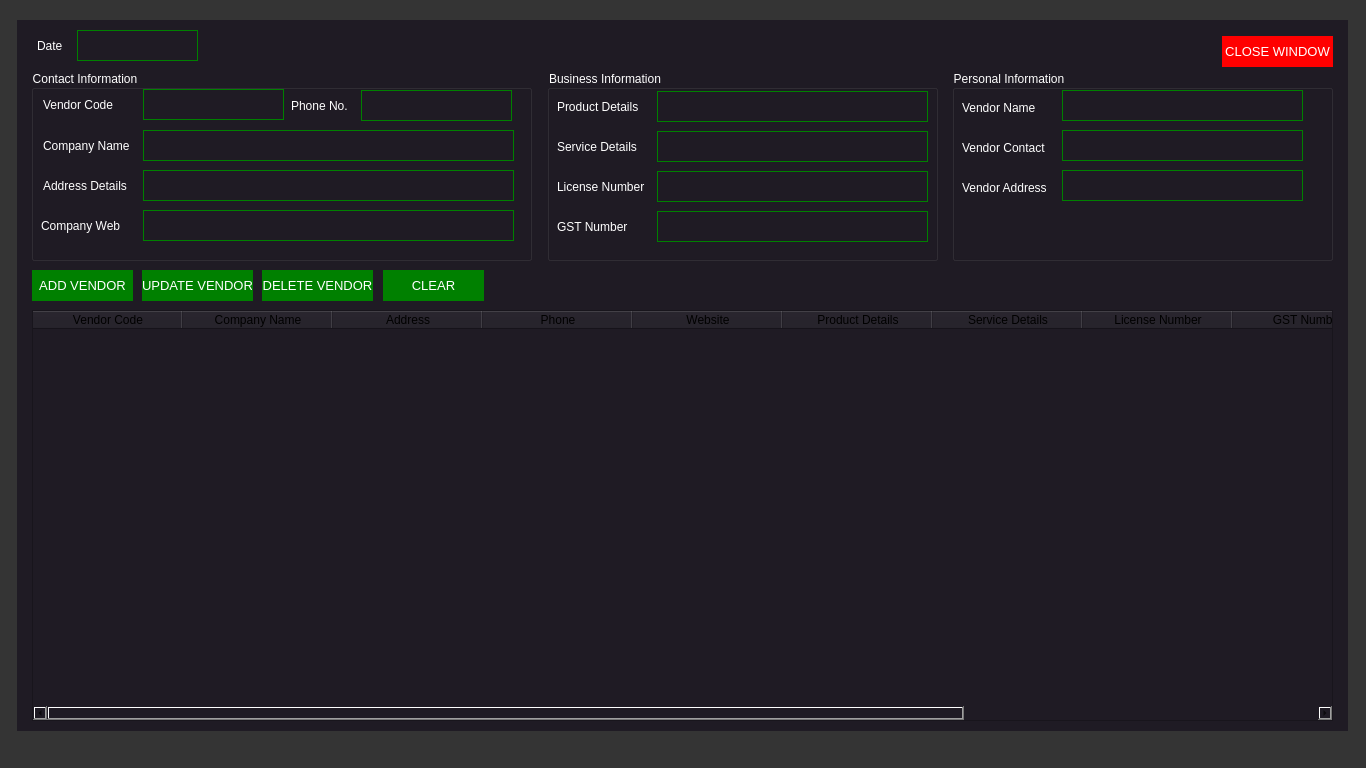
<?xml version="1.0" encoding="UTF-8"?>
<ui version="4.0">
 <class>Form</class>
 <widget class="QWidget" name="Form">
  <property name="geometry">
   <rect>
    <x>0</x>
    <y>0</y>
    <width>1366</width>
    <height>768</height>
   </rect>
  </property>
  <property name="windowTitle">
   <string>Form</string>
  </property>
  <widget class="QWidget" name="widget" native="true">
   <property name="geometry">
    <rect>
     <x>17</x>
     <y>20</y>
     <width>1331</width>
     <height>711</height>
    </rect>
   </property>
   <property name="styleSheet">
    <string notr="true">background-color:  #1F1B24;</string>
   </property>
   <widget class="QLineEdit" name="lineEdit_3">
    <property name="enabled">
     <bool>false</bool>
    </property>
    <property name="geometry">
     <rect>
      <x>60</x>
      <y>10</y>
      <width>121</width>
      <height>31</height>
     </rect>
    </property>
    <property name="font">
     <font>
      <family>Segoe UI</family>
      <pointsize>10</pointsize>
      <italic>false</italic>
      <bold>false</bold>
     </font>
    </property>
    <property name="styleSheet">
     <string notr="true">color: white;
background-color:  #1F1B24;
border: 0.5px solid green;</string>
    </property>
    <property name="text">
     <string/>
    </property>
   </widget>
   <widget class="QLabel" name="label_8">
    <property name="geometry">
     <rect>
      <x>20</x>
      <y>10</y>
      <width>31</width>
      <height>31</height>
     </rect>
    </property>
    <property name="font">
     <font>
      <family>Segoe UI</family>
      <pointsize>9</pointsize>
      <italic>false</italic>
      <bold>false</bold>
     </font>
    </property>
    <property name="styleSheet">
     <string notr="true">color: rgb(255, 255, 255);
font: 9pt &quot;Segoe UI&quot;;</string>
    </property>
    <property name="text">
     <string>Date</string>
    </property>
   </widget>
   <widget class="QGroupBox" name="groupBox">
    <property name="geometry">
     <rect>
      <x>14</x>
      <y>50</y>
      <width>501</width>
      <height>191</height>
     </rect>
    </property>
    <property name="styleSheet">
     <string notr="true">color: white;
background-color:  #1F1B24;
font: 10pt &quot;Segoe UI&quot;;</string>
    </property>
    <property name="title">
     <string>Contact Information</string>
    </property>
    <widget class="QLabel" name="label_9">
     <property name="geometry">
      <rect>
       <x>12</x>
       <y>60</y>
       <width>101</width>
       <height>31</height>
      </rect>
     </property>
     <property name="font">
      <font>
       <family>Segoe UI</family>
       <pointsize>9</pointsize>
       <italic>false</italic>
       <bold>false</bold>
      </font>
     </property>
     <property name="styleSheet">
      <string notr="true">color: rgb(255, 255, 255);
font: 9pt &quot;Segoe UI&quot;;</string>
     </property>
     <property name="text">
      <string>Company Name</string>
     </property>
    </widget>
    <widget class="QLineEdit" name="lineEdit_4">
     <property name="geometry">
      <rect>
       <x>112</x>
       <y>60</y>
       <width>371</width>
       <height>31</height>
      </rect>
     </property>
     <property name="font">
      <font>
       <family>Segoe UI</family>
       <pointsize>9</pointsize>
       <italic>false</italic>
       <bold>false</bold>
      </font>
     </property>
     <property name="styleSheet">
      <string notr="true">color: white;
background-color:  #1F1B24;
border: 0.5px solid green;
font: 9pt &quot;Segoe UI&quot;;</string>
     </property>
     <property name="text">
      <string/>
     </property>
     <property name="clearButtonEnabled">
      <bool>true</bool>
     </property>
    </widget>
    <widget class="QLineEdit" name="lineEdit_5">
     <property name="geometry">
      <rect>
       <x>112</x>
       <y>100</y>
       <width>371</width>
       <height>31</height>
      </rect>
     </property>
     <property name="font">
      <font>
       <family>Segoe UI</family>
       <pointsize>9</pointsize>
       <italic>false</italic>
       <bold>false</bold>
      </font>
     </property>
     <property name="styleSheet">
      <string notr="true">color: white;
background-color:  #1F1B24;
border: 0.5px solid green;
font: 9pt &quot;Segoe UI&quot;;</string>
     </property>
     <property name="text">
      <string/>
     </property>
     <property name="clearButtonEnabled">
      <bool>true</bool>
     </property>
    </widget>
    <widget class="QLabel" name="label_10">
     <property name="geometry">
      <rect>
       <x>12</x>
       <y>100</y>
       <width>91</width>
       <height>31</height>
      </rect>
     </property>
     <property name="font">
      <font>
       <family>Segoe UI</family>
       <pointsize>9</pointsize>
       <italic>false</italic>
       <bold>false</bold>
      </font>
     </property>
     <property name="styleSheet">
      <string notr="true">color: rgb(255, 255, 255);
font: 9pt &quot;Segoe UI&quot;;</string>
     </property>
     <property name="text">
      <string>Address Details</string>
     </property>
    </widget>
    <widget class="QLabel" name="label_12">
     <property name="geometry">
      <rect>
       <x>260</x>
       <y>20</y>
       <width>71</width>
       <height>31</height>
      </rect>
     </property>
     <property name="font">
      <font>
       <family>Segoe UI</family>
       <pointsize>9</pointsize>
       <italic>false</italic>
       <bold>false</bold>
      </font>
     </property>
     <property name="styleSheet">
      <string notr="true">color: rgb(255, 255, 255);
font: 9pt &quot;Segoe UI&quot;;</string>
     </property>
     <property name="text">
      <string>Phone No.</string>
     </property>
    </widget>
    <widget class="QLineEdit" name="lineEdit_7">
     <property name="geometry">
      <rect>
       <x>330</x>
       <y>20</y>
       <width>151</width>
       <height>31</height>
      </rect>
     </property>
     <property name="font">
      <font>
       <family>Segoe UI</family>
       <pointsize>9</pointsize>
       <italic>false</italic>
       <bold>false</bold>
      </font>
     </property>
     <property name="styleSheet">
      <string notr="true">color: white;
background-color:  #1F1B24;
border: 0.5px solid green;
font: 9pt &quot;Segoe UI&quot;;</string>
     </property>
     <property name="text">
      <string/>
     </property>
     <property name="maxLength">
      <number>10</number>
     </property>
     <property name="clearButtonEnabled">
      <bool>true</bool>
     </property>
    </widget>
    <widget class="QLineEdit" name="lineEdit_15">
     <property name="geometry">
      <rect>
       <x>112</x>
       <y>140</y>
       <width>371</width>
       <height>31</height>
      </rect>
     </property>
     <property name="font">
      <font>
       <family>Segoe UI</family>
       <pointsize>9</pointsize>
       <italic>false</italic>
       <bold>false</bold>
      </font>
     </property>
     <property name="styleSheet">
      <string notr="true">color: white;
background-color:  #1F1B24;
border: 0.5px solid green;
font: 9pt &quot;Segoe UI&quot;;</string>
     </property>
     <property name="text">
      <string/>
     </property>
     <property name="clearButtonEnabled">
      <bool>true</bool>
     </property>
    </widget>
    <widget class="QLabel" name="label_21">
     <property name="geometry">
      <rect>
       <x>10</x>
       <y>140</y>
       <width>81</width>
       <height>31</height>
      </rect>
     </property>
     <property name="font">
      <font>
       <family>Segoe UI</family>
       <pointsize>9</pointsize>
       <italic>false</italic>
       <bold>false</bold>
      </font>
     </property>
     <property name="styleSheet">
      <string notr="true">color: rgb(255, 255, 255);
font: 9pt &quot;Segoe UI&quot;;</string>
     </property>
     <property name="text">
      <string>Company Web</string>
     </property>
    </widget>
    <widget class="QLabel" name="label_11">
     <property name="geometry">
      <rect>
       <x>12</x>
       <y>19</y>
       <width>81</width>
       <height>31</height>
      </rect>
     </property>
     <property name="font">
      <font>
       <family>Segoe UI</family>
       <pointsize>9</pointsize>
       <italic>false</italic>
       <bold>false</bold>
      </font>
     </property>
     <property name="styleSheet">
      <string notr="true">color: rgb(255, 255, 255);
font: 9pt &quot;Segoe UI&quot;;</string>
     </property>
     <property name="text">
      <string>Vendor Code</string>
     </property>
    </widget>
    <widget class="QLineEdit" name="lineEdit_6">
     <property name="enabled">
      <bool>false</bool>
     </property>
     <property name="geometry">
      <rect>
       <x>112</x>
       <y>19</y>
       <width>141</width>
       <height>31</height>
      </rect>
     </property>
     <property name="font">
      <font>
       <family>Segoe UI</family>
       <pointsize>9</pointsize>
       <italic>false</italic>
       <bold>false</bold>
      </font>
     </property>
     <property name="styleSheet">
      <string notr="true">color: white;
background-color:  #1F1B24;
border: 0.5px solid green;
font: 9pt &quot;Segoe UI&quot;;</string>
     </property>
     <property name="text">
      <string/>
     </property>
    </widget>
   </widget>
   <widget class="QGroupBox" name="groupBox_2">
    <property name="geometry">
     <rect>
      <x>530</x>
      <y>50</y>
      <width>391</width>
      <height>191</height>
     </rect>
    </property>
    <property name="styleSheet">
     <string notr="true">color: white;
background-color:  #1F1B24;
font: 10pt &quot;Segoe UI&quot;;</string>
    </property>
    <property name="title">
     <string>Business Information</string>
    </property>
    <widget class="QLabel" name="label_13">
     <property name="geometry">
      <rect>
       <x>10</x>
       <y>21</y>
       <width>91</width>
       <height>31</height>
      </rect>
     </property>
     <property name="font">
      <font>
       <family>Segoe UI</family>
       <pointsize>9</pointsize>
       <italic>false</italic>
       <bold>false</bold>
      </font>
     </property>
     <property name="styleSheet">
      <string notr="true">color: rgb(255, 255, 255);
font: 9pt &quot;Segoe UI&quot;;</string>
     </property>
     <property name="text">
      <string>Product Details</string>
     </property>
    </widget>
    <widget class="QLineEdit" name="lineEdit_8">
     <property name="geometry">
      <rect>
       <x>110</x>
       <y>21</y>
       <width>271</width>
       <height>31</height>
      </rect>
     </property>
     <property name="font">
      <font>
       <family>Segoe UI</family>
       <pointsize>9</pointsize>
       <italic>false</italic>
       <bold>false</bold>
      </font>
     </property>
     <property name="styleSheet">
      <string notr="true">color: white;
background-color:  #1F1B24;
border: 0.5px solid green;
font: 9pt &quot;Segoe UI&quot;;</string>
     </property>
     <property name="text">
      <string/>
     </property>
     <property name="clearButtonEnabled">
      <bool>true</bool>
     </property>
    </widget>
    <widget class="QLineEdit" name="lineEdit_9">
     <property name="geometry">
      <rect>
       <x>110</x>
       <y>61</y>
       <width>271</width>
       <height>31</height>
      </rect>
     </property>
     <property name="font">
      <font>
       <family>Segoe UI</family>
       <pointsize>9</pointsize>
       <italic>false</italic>
       <bold>false</bold>
      </font>
     </property>
     <property name="styleSheet">
      <string notr="true">color: white;
background-color:  #1F1B24;
border: 0.5px solid green;
font: 9pt &quot;Segoe UI&quot;;</string>
     </property>
     <property name="text">
      <string/>
     </property>
     <property name="clearButtonEnabled">
      <bool>true</bool>
     </property>
    </widget>
    <widget class="QLabel" name="label_14">
     <property name="geometry">
      <rect>
       <x>10</x>
       <y>61</y>
       <width>91</width>
       <height>31</height>
      </rect>
     </property>
     <property name="font">
      <font>
       <family>Segoe UI</family>
       <pointsize>9</pointsize>
       <italic>false</italic>
       <bold>false</bold>
      </font>
     </property>
     <property name="styleSheet">
      <string notr="true">color: rgb(255, 255, 255);
font: 9pt &quot;Segoe UI&quot;;</string>
     </property>
     <property name="text">
      <string>Service Details</string>
     </property>
    </widget>
    <widget class="QLabel" name="label_16">
     <property name="geometry">
      <rect>
       <x>10</x>
       <y>101</y>
       <width>91</width>
       <height>31</height>
      </rect>
     </property>
     <property name="font">
      <font>
       <family>Segoe UI</family>
       <pointsize>9</pointsize>
       <italic>false</italic>
       <bold>false</bold>
      </font>
     </property>
     <property name="styleSheet">
      <string notr="true">color: rgb(255, 255, 255);
font: 9pt &quot;Segoe UI&quot;;</string>
     </property>
     <property name="text">
      <string>License Number</string>
     </property>
    </widget>
    <widget class="QLineEdit" name="lineEdit_10">
     <property name="geometry">
      <rect>
       <x>110</x>
       <y>101</y>
       <width>271</width>
       <height>31</height>
      </rect>
     </property>
     <property name="font">
      <font>
       <family>Segoe UI</family>
       <pointsize>9</pointsize>
       <italic>false</italic>
       <bold>false</bold>
      </font>
     </property>
     <property name="styleSheet">
      <string notr="true">color: white;
background-color:  #1F1B24;
border: 0.5px solid green;
font: 9pt &quot;Segoe UI&quot;;</string>
     </property>
     <property name="text">
      <string/>
     </property>
     <property name="clearButtonEnabled">
      <bool>true</bool>
     </property>
    </widget>
    <widget class="QLabel" name="label_17">
     <property name="geometry">
      <rect>
       <x>10</x>
       <y>141</y>
       <width>91</width>
       <height>31</height>
      </rect>
     </property>
     <property name="font">
      <font>
       <family>Segoe UI</family>
       <pointsize>9</pointsize>
       <italic>false</italic>
       <bold>false</bold>
      </font>
     </property>
     <property name="styleSheet">
      <string notr="true">color: rgb(255, 255, 255);
font: 9pt &quot;Segoe UI&quot;;</string>
     </property>
     <property name="text">
      <string>GST Number</string>
     </property>
    </widget>
    <widget class="QLineEdit" name="lineEdit_11">
     <property name="geometry">
      <rect>
       <x>110</x>
       <y>141</y>
       <width>271</width>
       <height>31</height>
      </rect>
     </property>
     <property name="font">
      <font>
       <family>Segoe UI</family>
       <pointsize>9</pointsize>
       <italic>false</italic>
       <bold>false</bold>
      </font>
     </property>
     <property name="styleSheet">
      <string notr="true">color: white;
background-color:  #1F1B24;
border: 0.5px solid green;
font: 9pt &quot;Segoe UI&quot;;</string>
     </property>
     <property name="text">
      <string/>
     </property>
     <property name="clearButtonEnabled">
      <bool>true</bool>
     </property>
    </widget>
   </widget>
   <widget class="QGroupBox" name="groupBox_3">
    <property name="geometry">
     <rect>
      <x>935</x>
      <y>50</y>
      <width>381</width>
      <height>191</height>
     </rect>
    </property>
    <property name="styleSheet">
     <string notr="true">color: white;
background-color:  #1F1B24;
font: 10pt &quot;Segoe UI&quot;;</string>
    </property>
    <property name="title">
     <string>Personal Information</string>
    </property>
    <widget class="QLineEdit" name="lineEdit_12">
     <property name="geometry">
      <rect>
       <x>110</x>
       <y>20</y>
       <width>241</width>
       <height>31</height>
      </rect>
     </property>
     <property name="font">
      <font>
       <family>Segoe UI</family>
       <pointsize>9</pointsize>
       <italic>false</italic>
       <bold>false</bold>
      </font>
     </property>
     <property name="styleSheet">
      <string notr="true">color: white;
background-color:  #1F1B24;
border: 0.5px solid green;
font: 9pt &quot;Segoe UI&quot;;</string>
     </property>
     <property name="text">
      <string/>
     </property>
     <property name="clearButtonEnabled">
      <bool>true</bool>
     </property>
    </widget>
    <widget class="QLabel" name="label_18">
     <property name="geometry">
      <rect>
       <x>10</x>
       <y>22</y>
       <width>91</width>
       <height>31</height>
      </rect>
     </property>
     <property name="font">
      <font>
       <family>Segoe UI</family>
       <pointsize>9</pointsize>
       <italic>false</italic>
       <bold>false</bold>
      </font>
     </property>
     <property name="styleSheet">
      <string notr="true">color: rgb(255, 255, 255);
font: 9pt &quot;Segoe UI&quot;;</string>
     </property>
     <property name="text">
      <string>Vendor Name</string>
     </property>
    </widget>
    <widget class="QLineEdit" name="lineEdit_13">
     <property name="geometry">
      <rect>
       <x>110</x>
       <y>60</y>
       <width>241</width>
       <height>31</height>
      </rect>
     </property>
     <property name="font">
      <font>
       <family>Segoe UI</family>
       <pointsize>9</pointsize>
       <italic>false</italic>
       <bold>false</bold>
      </font>
     </property>
     <property name="styleSheet">
      <string notr="true">color: white;
background-color:  #1F1B24;
border: 0.5px solid green;
font: 9pt &quot;Segoe UI&quot;;</string>
     </property>
     <property name="text">
      <string/>
     </property>
     <property name="maxLength">
      <number>10</number>
     </property>
     <property name="clearButtonEnabled">
      <bool>true</bool>
     </property>
    </widget>
    <widget class="QLabel" name="label_19">
     <property name="geometry">
      <rect>
       <x>10</x>
       <y>62</y>
       <width>91</width>
       <height>31</height>
      </rect>
     </property>
     <property name="font">
      <font>
       <family>Segoe UI</family>
       <pointsize>9</pointsize>
       <italic>false</italic>
       <bold>false</bold>
      </font>
     </property>
     <property name="styleSheet">
      <string notr="true">color: rgb(255, 255, 255);
font: 9pt &quot;Segoe UI&quot;;</string>
     </property>
     <property name="text">
      <string>Vendor Contact</string>
     </property>
    </widget>
    <widget class="QLineEdit" name="lineEdit_14">
     <property name="geometry">
      <rect>
       <x>110</x>
       <y>100</y>
       <width>241</width>
       <height>31</height>
      </rect>
     </property>
     <property name="font">
      <font>
       <family>Segoe UI</family>
       <pointsize>9</pointsize>
       <italic>false</italic>
       <bold>false</bold>
      </font>
     </property>
     <property name="styleSheet">
      <string notr="true">color: white;
background-color:  #1F1B24;
border: 0.5px solid green;
font: 9pt &quot;Segoe UI&quot;;</string>
     </property>
     <property name="text">
      <string/>
     </property>
     <property name="clearButtonEnabled">
      <bool>true</bool>
     </property>
    </widget>
    <widget class="QLabel" name="label_20">
     <property name="geometry">
      <rect>
       <x>10</x>
       <y>102</y>
       <width>91</width>
       <height>31</height>
      </rect>
     </property>
     <property name="font">
      <font>
       <family>Segoe UI</family>
       <pointsize>9</pointsize>
       <italic>false</italic>
       <bold>false</bold>
      </font>
     </property>
     <property name="styleSheet">
      <string notr="true">color: rgb(255, 255, 255);
font: 9pt &quot;Segoe UI&quot;;</string>
     </property>
     <property name="text">
      <string>Vendor Address</string>
     </property>
    </widget>
   </widget>
   <widget class="QTableWidget" name="tableWidget">
    <property name="geometry">
     <rect>
      <x>15</x>
      <y>290</y>
      <width>1301</width>
      <height>411</height>
     </rect>
    </property>
    <property name="font">
     <font>
      <family>Segoe UI</family>
      <pointsize>9</pointsize>
      <italic>false</italic>
      <bold>false</bold>
     </font>
    </property>
    <property name="styleSheet">
     <string notr="true">background-color:  #1F1B24;
selection-color: rgb(52, 52, 52);
font: 9pt &quot;Segoe UI&quot;;</string>
    </property>
    <property name="verticalScrollMode">
     <enum>QAbstractItemView::ScrollPerPixel</enum>
    </property>
    <property name="horizontalScrollMode">
     <enum>QAbstractItemView::ScrollPerPixel</enum>
    </property>
    <property name="gridStyle">
     <enum>Qt::SolidLine</enum>
    </property>
    <attribute name="horizontalHeaderDefaultSectionSize">
     <number>150</number>
    </attribute>
    <attribute name="horizontalHeaderShowSortIndicator" stdset="0">
     <bool>false</bool>
    </attribute>
    <attribute name="verticalHeaderVisible">
     <bool>true</bool>
    </attribute>
    <column>
     <property name="text">
      <string>Vendor Code</string>
     </property>
    </column>
    <column>
     <property name="text">
      <string>Company Name</string>
     </property>
    </column>
    <column>
     <property name="text">
      <string>Address</string>
     </property>
    </column>
    <column>
     <property name="text">
      <string>Phone</string>
     </property>
    </column>
    <column>
     <property name="text">
      <string>Website</string>
     </property>
    </column>
    <column>
     <property name="text">
      <string>Product Details</string>
     </property>
    </column>
    <column>
     <property name="text">
      <string>Service Details</string>
     </property>
    </column>
    <column>
     <property name="text">
      <string>License Number</string>
     </property>
    </column>
    <column>
     <property name="text">
      <string>GST Number</string>
     </property>
    </column>
    <column>
     <property name="text">
      <string>Vendor Name</string>
     </property>
    </column>
    <column>
     <property name="text">
      <string>Vendor Contact</string>
     </property>
    </column>
    <column>
     <property name="text">
      <string>Vendor Address</string>
     </property>
    </column>
   </widget>
   <widget class="QPushButton" name="pushButton_9">
    <property name="geometry">
     <rect>
      <x>15</x>
      <y>250</y>
      <width>101</width>
      <height>31</height>
     </rect>
    </property>
    <property name="font">
     <font>
      <family>Segoe UI</family>
      <pointsize>10</pointsize>
      <italic>false</italic>
      <bold>false</bold>
      <underline>false</underline>
      <strikeout>false</strikeout>
      <stylestrategy>PreferAntialias</stylestrategy>
      <kerning>true</kerning>
     </font>
    </property>
    <property name="cursor">
     <cursorShape>ClosedHandCursor</cursorShape>
    </property>
    <property name="focusPolicy">
     <enum>Qt::ClickFocus</enum>
    </property>
    <property name="autoFillBackground">
     <bool>false</bool>
    </property>
    <property name="styleSheet">
     <string notr="true">QPushButton#pushButton_9{
color: white;
background-color:  green;
border: 0.5px solid green;
}
QPushButton#pushButton_9:hover{
color: white;
background-color: rgb(35, 59, 28);
border: 0.5px solid green;
}
QPushButton#pushButton_9:pressed{
padding-left:5px;
padding-top:5px;
color: white;
background-color:  green;
}
</string>
    </property>
    <property name="text">
     <string>ADD VENDOR</string>
    </property>
   </widget>
   <widget class="QPushButton" name="close_button_2">
    <property name="geometry">
     <rect>
      <x>1205</x>
      <y>16</y>
      <width>111</width>
      <height>31</height>
     </rect>
    </property>
    <property name="font">
     <font>
      <family>Segoe UI</family>
      <pointsize>10</pointsize>
      <italic>false</italic>
      <bold>false</bold>
      <underline>false</underline>
      <strikeout>false</strikeout>
      <stylestrategy>PreferAntialias</stylestrategy>
      <kerning>true</kerning>
     </font>
    </property>
    <property name="cursor">
     <cursorShape>ClosedHandCursor</cursorShape>
    </property>
    <property name="focusPolicy">
     <enum>Qt::ClickFocus</enum>
    </property>
    <property name="autoFillBackground">
     <bool>false</bool>
    </property>
    <property name="styleSheet">
     <string notr="true">QPushButton#close_button_2{
color: white;
background-color:  red;
border: 0.5px solid red;
}
QPushButton#close_button_2:hover{
color: white;
background-color: rgb(171, 0, 0);
border: 0.5px solid red;
}
QPushButton#close_button_2:pressed{
padding-left:5px;
padding-top:5px;
color: white;
background-color:  red;
}
</string>
    </property>
    <property name="text">
     <string>CLOSE WINDOW</string>
    </property>
   </widget>
   <widget class="QPushButton" name="pushButton_12">
    <property name="geometry">
     <rect>
      <x>245</x>
      <y>250</y>
      <width>111</width>
      <height>31</height>
     </rect>
    </property>
    <property name="font">
     <font>
      <family>Segoe UI</family>
      <pointsize>10</pointsize>
      <italic>false</italic>
      <bold>false</bold>
      <underline>false</underline>
      <strikeout>false</strikeout>
      <stylestrategy>PreferAntialias</stylestrategy>
      <kerning>true</kerning>
     </font>
    </property>
    <property name="cursor">
     <cursorShape>ClosedHandCursor</cursorShape>
    </property>
    <property name="focusPolicy">
     <enum>Qt::ClickFocus</enum>
    </property>
    <property name="autoFillBackground">
     <bool>false</bool>
    </property>
    <property name="styleSheet">
     <string notr="true">QPushButton#pushButton_12{
color: white;
background-color:  green;
border: 0.5px solid green;
}
QPushButton#pushButton_12:hover{
color: white;
background-color: rgb(35, 59, 28);
border: 0.5px solid green;
}
QPushButton#pushButton_12:pressed{
padding-left:5px;
padding-top:5px;
color: white;
background-color:  green;
}
</string>
    </property>
    <property name="text">
     <string>DELETE VENDOR</string>
    </property>
   </widget>
   <widget class="QPushButton" name="pushButton_10">
    <property name="geometry">
     <rect>
      <x>366</x>
      <y>250</y>
      <width>101</width>
      <height>31</height>
     </rect>
    </property>
    <property name="font">
     <font>
      <family>Segoe UI</family>
      <pointsize>10</pointsize>
      <italic>false</italic>
      <bold>false</bold>
      <underline>false</underline>
      <strikeout>false</strikeout>
      <stylestrategy>PreferAntialias</stylestrategy>
      <kerning>true</kerning>
     </font>
    </property>
    <property name="cursor">
     <cursorShape>ClosedHandCursor</cursorShape>
    </property>
    <property name="focusPolicy">
     <enum>Qt::ClickFocus</enum>
    </property>
    <property name="autoFillBackground">
     <bool>false</bool>
    </property>
    <property name="styleSheet">
     <string notr="true">QPushButton#pushButton_10{
color: white;
background-color:  green;
border: 0.5px solid green;
}
QPushButton#pushButton_10:hover{
color: white;
background-color: rgb(35, 59, 28);
border: 0.5px solid green;
}
QPushButton#pushButton_10:pressed{
padding-left:5px;
padding-top:5px;
color: white;
background-color:  green;
}
</string>
    </property>
    <property name="text">
     <string>CLEAR</string>
    </property>
   </widget>
   <widget class="QPushButton" name="pushButton_11">
    <property name="geometry">
     <rect>
      <x>125</x>
      <y>250</y>
      <width>111</width>
      <height>31</height>
     </rect>
    </property>
    <property name="font">
     <font>
      <family>Segoe UI</family>
      <pointsize>10</pointsize>
      <italic>false</italic>
      <bold>false</bold>
      <underline>false</underline>
      <strikeout>false</strikeout>
      <stylestrategy>PreferAntialias</stylestrategy>
      <kerning>true</kerning>
     </font>
    </property>
    <property name="cursor">
     <cursorShape>ClosedHandCursor</cursorShape>
    </property>
    <property name="focusPolicy">
     <enum>Qt::ClickFocus</enum>
    </property>
    <property name="autoFillBackground">
     <bool>false</bool>
    </property>
    <property name="styleSheet">
     <string notr="true">QPushButton#pushButton_11{
color: white;
background-color:  green;
border: 0.5px solid green;
}
QPushButton#pushButton_11:hover{
color: white;
background-color: rgb(35, 59, 28);
border: 0.5px solid green;
}
QPushButton#pushButton_11:pressed{
padding-left:5px;
padding-top:5px;
color: white;
background-color:  green;
}
</string>
    </property>
    <property name="text">
     <string>UPDATE VENDOR</string>
    </property>
   </widget>
  </widget>
  <widget class="QLabel" name="label_15">
   <property name="geometry">
    <rect>
     <x>0</x>
     <y>0</y>
     <width>1366</width>
     <height>768</height>
    </rect>
   </property>
   <property name="maximumSize">
    <size>
     <width>1366</width>
     <height>768</height>
    </size>
   </property>
   <property name="styleSheet">
    <string notr="true">background-color: rgba(0, 0, 0, 200);</string>
   </property>
   <property name="text">
    <string/>
   </property>
  </widget>
  <zorder>label_15</zorder>
  <zorder>widget</zorder>
 </widget>
 <resources/>
 <connections/>
</ui>
